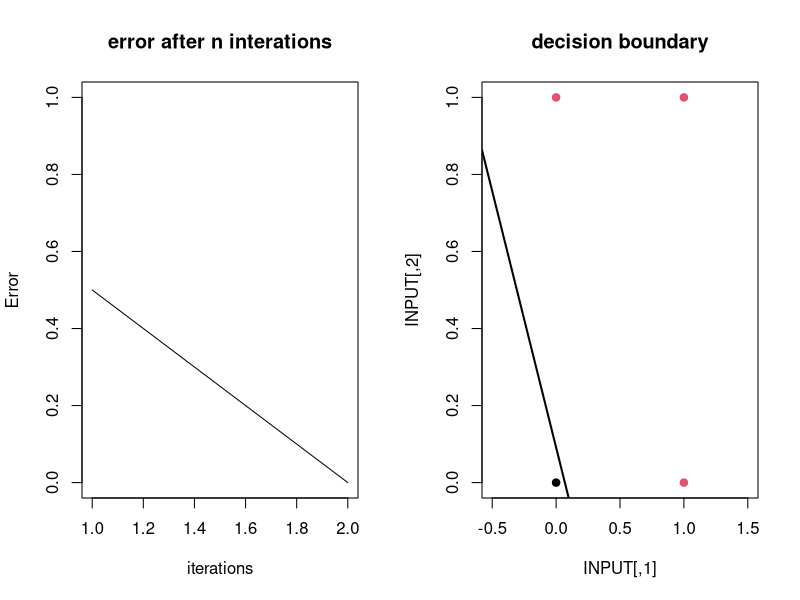

Reproduce this figure in R.
# R Perceptron based on perceptron.m 


StepFunction <- function(Input) {
   
   if(Input <= 0) {
      Outsignal <- 0
   } else {
      Outsignal <- 1
   }
   return(Outsignal)
   
}

NUM_EXAMPLES <- 4
NUM_INPUTS <- 2
# Set up a matrix of input examples. Each row is an example input set.
INPUT <- matrix(c(0, 0,
                  1, 0,
                  0, 1,
                  1, 1), nrow=NUM_EXAMPLES, ncol=NUM_INPUTS, byrow = TRUE)

CORRECT_OUTPUT <- c(0,1,1,1) # correct output

eta <- 0.8  # factor controlling how much weights should be adjusted
done <- FALSE     # Flag to signal when a solution has been found
Count <- 0        # counter for the number of batches (a batch = try all four examples)

W <- runif(3,-3,3) # initialize random uniform weights between -3 and 3
print(W)
SaveOutput <- c() # empty vector to save output

while(!done && Count < 25) {      # the ! is a NOT operator. Task will be solved when done = TRUE
   
   TOTAL_ERROR <- 0 # Sums up total error in one batch
   for(Example in 1:NUM_EXAMPLES)  {          # four examples of pairwise input 0 or 1
      
      # start with the bias (last weight):
      SumWS <- W[NUM_INPUTS+1]*1          # SumWS sums the product from the weights * signals
      # Add the rest of the signals:
      for(Weight in 1:NUM_INPUTS) { 
         Signal <- INPUT[Example, Weight] # get signal from signal vector
         SumWS <- SumWS + W[Weight]*Signal                # sum for all weights
      }
      
      Output <- StepFunction(SumWS)           #check if incoming signal produces output in transfer function   
      Error <- Output - CORRECT_OUTPUT[Example] # difference between expected and actual output (=supervision!)
      
      TOTAL_ERROR <- TOTAL_ERROR  + abs(Error)
      
      if(Error > 0) {          # check if weights should be decreased
         W[1] <- W[1] - abs(Error*INPUT[Example,1]*eta)      # adjust weight 1
         W[2] <- W[2] - abs(Error*INPUT[Example,2]*eta)      # adjust weight 2
         W[3] <- W[3] - abs(Error*eta)                      # adjust weight 3 (=bias)
      } 
      
      if(Error < 0 ) {      # check if weights should be increased
         for (i in 1:NUM_INPUTS) {
            W[i] <- W[i] + abs(Error*INPUT[Example,i]*eta)   # adjust weight i
         }
         W[NUM_INPUTS+1] <- W[NUM_INPUTS+1] + abs(Error*eta) # adjust the bias
      }
      
   }
   Count <- Count + 1
   SaveOutput[Count] <- TOTAL_ERROR/NUM_EXAMPLES
   if(TOTAL_ERROR == 0) {
      done <- TRUE # if we got no error -> task is done, exit 
      # (we could also use a break statement here, instead of the flag)
   }   
}


op <- par(mfrow = c(1,2)) 
plot(1:Count,SaveOutput,type="l",ylab="Error",xlab="iterations",main="error after n interations",ylim=c(0,1)) # plot error rate at the end
# plot correct outputs with different colors:
plot(INPUT, col = as.factor(CORRECT_OUTPUT),pch=19,xlim=c(-0.5,1.5),main="decision boundary") # plot decision boundary
# Plot the decision boundary:
slope <- W[1]/(-W[2])
intercept <- W[3]/(-W[2])
abline(intercept,slope,lwd=2)
par(op) # reset graphics variables to previous state (cleaning up)

